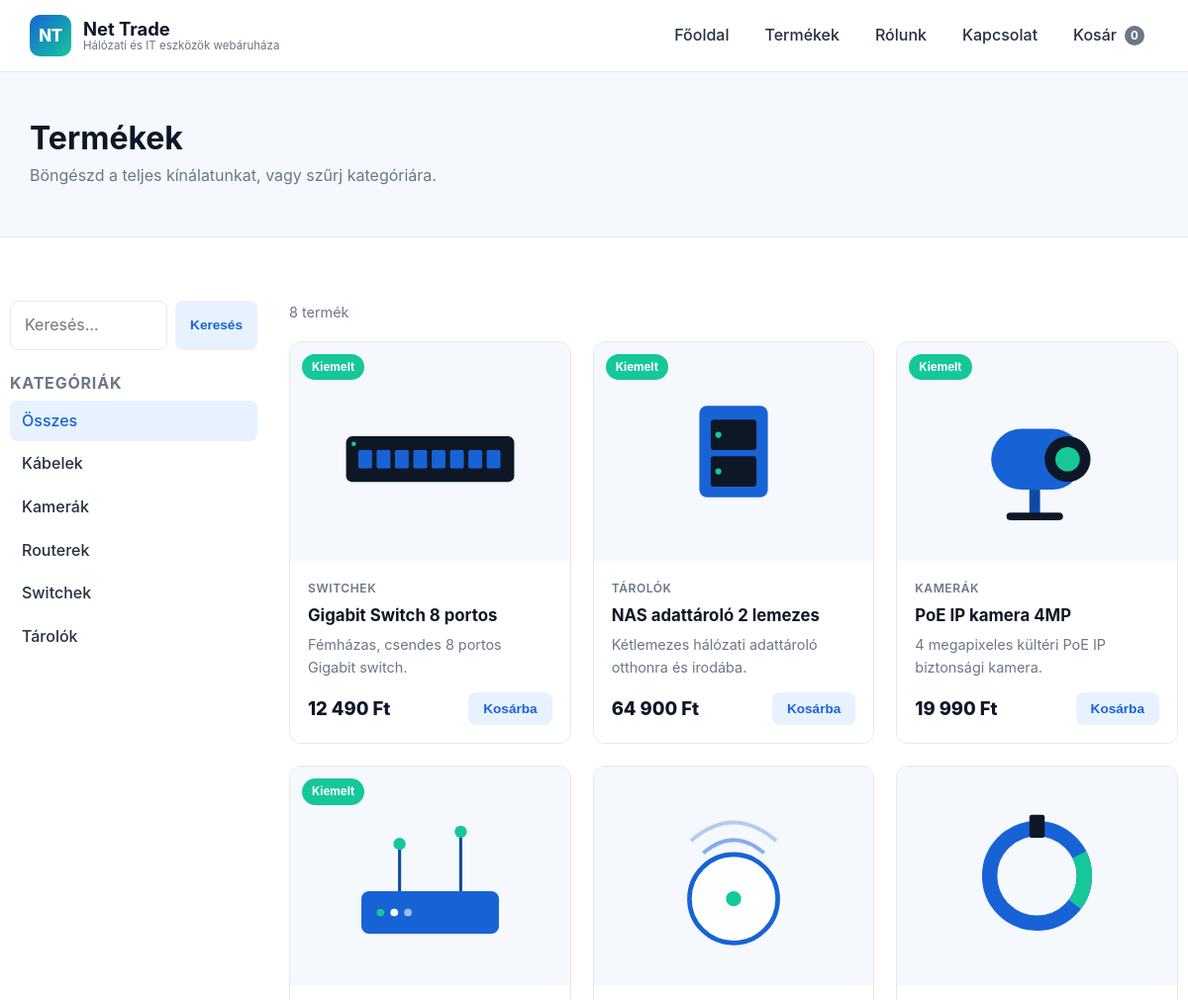
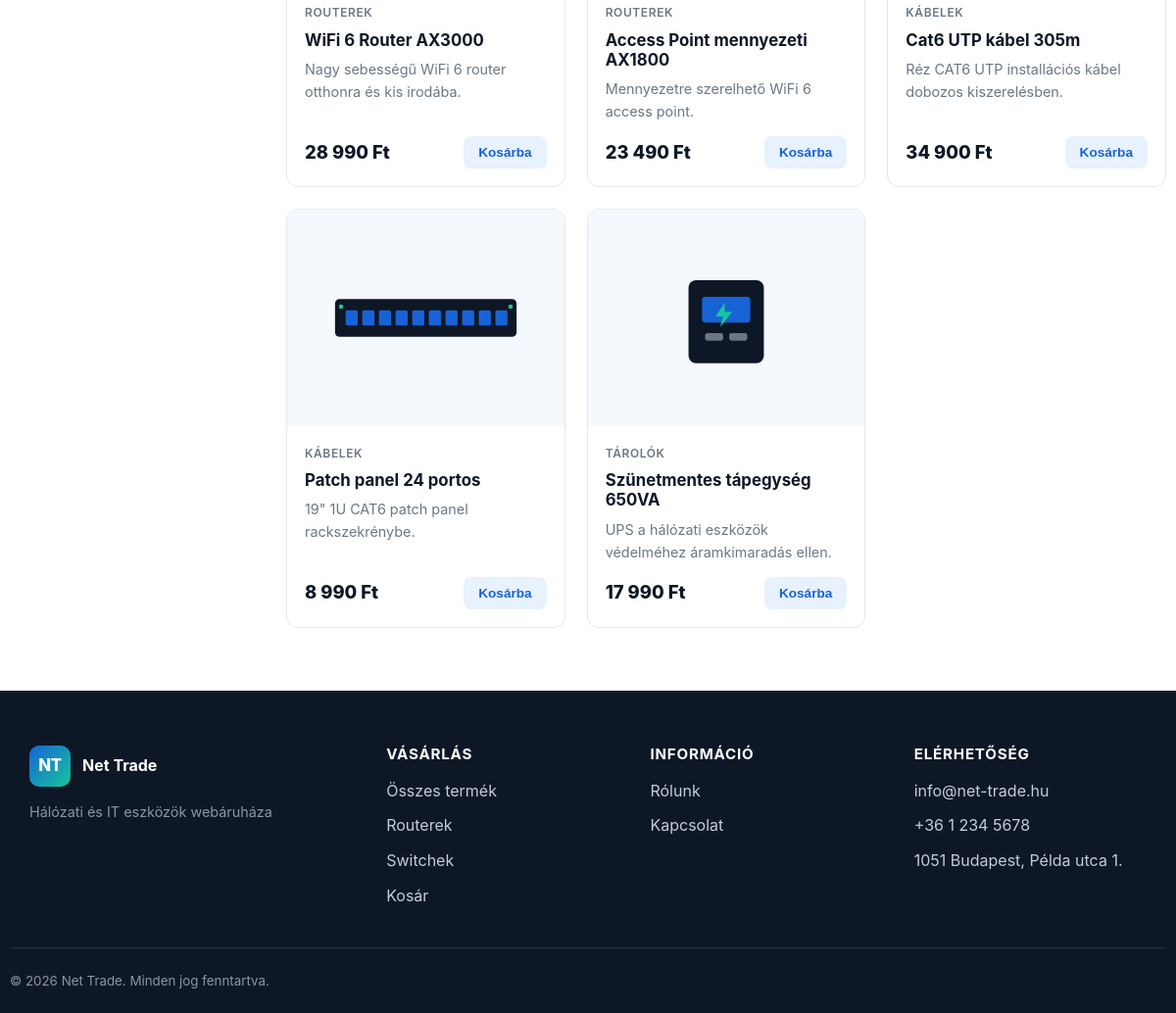
Screenshot of /termekek with the database file from the repository (2 pictures, top to bottom).
### tables this page shows
CREATE TABLE IF NOT EXISTS categories (
    id    INT AUTO_INCREMENT PRIMARY KEY,
    slug  VARCHAR(80) NOT NULL UNIQUE,
    name  VARCHAR(120) NOT NULL,
    icon  VARCHAR(40) DEFAULT NULL
);

CREATE TABLE IF NOT EXISTS products (
    id          INT AUTO_INCREMENT PRIMARY KEY,
    category_id INT DEFAULT NULL,
    slug        VARCHAR(140) NOT NULL UNIQUE,
    name        VARCHAR(200) NOT NULL,
    short       VARCHAR(300) DEFAULT NULL,
    description TEXT,
    price       DECIMAL(10,2) NOT NULL DEFAULT 0,
    image       VARCHAR(140) DEFAULT 'placeholder.svg',
    stock       INT NOT NULL DEFAULT 0,
    featured    TINYINT(1) NOT NULL DEFAULT 0,
    active      TINYINT(1) NOT NULL DEFAULT 1,
    created_at  TIMESTAMP DEFAULT CURRENT_TIMESTAMP,
    CONSTRAINT fk_products_category FOREIGN KEY (category_id)
        REFERENCES categories (id) ON DELETE SET NULL
);

### app/Models/Product.php (called while the page is built, shortened)
<?php
final class Product
{
    public static function all(?string $categorySlug = null, ?string $search = null): array
    {
        $pdo = Database::getConnection();
        $sql = 'SELECT p.*, c.slug AS category_slug, c.name AS category_name
                FROM products p
                LEFT JOIN categories c ON c.id = p.category_id
                WHERE p.active = 1';
        $params = [];
        $sql .= ' ORDER BY p.featured DESC, p.name ASC';
        $stmt = $pdo->prepare($sql);
        $stmt->execute($params);
        return $stmt->fetchAll();
    }
}

### public/index.php (called while the page is built, shortened)
<?php
spl_autoload_register(static function (string $class): void {
    $prefix = 'App\\';
    $relative = substr($class, strlen($prefix));
    $file = dirname(__DIR__) . '/app/' . str_replace('\\', '/', $relative) . '.php';
});
$config = require dirname(__DIR__) . '/config/config.php';
$router = new Router();
$router->get('/', static function (): string {
    return View::render('home', [
        'title'      => null,
        'categories' => Category::all(),
        'featured'   => Product::featured(),
    ]);
});
$router->get('/termekek', static function (): string {
    $cat = isset($_GET['kategoria']) ? (string) $_GET['kategoria'] : null;
    $q   = isset($_GET['kereses']) ? trim((string) $_GET['kereses']) : null;
    return View::render('products/index', [
        'title'      => 'Termékek',
        'categories' => Category::all(),
        'products'   => Product::all($cat, $q),
        'activeCat'  => $cat,
        'search'     => $q,
    ]);
});
$router->get('/termek/{slug}', static function (array $params): string {
    $product = Product::findBySlug($params['slug']);
    if ($product === null) {
        http_response_code(404);
        return View::render('errors/404', ['title' => 'A termék nem található']);
    }
    return View::render('products/show', [
        'title'   => $product['name'],
        'product' => $product,
    ]);
});
$router->get('/kosar', static function (): string {
    return View::render('cart/index', [
        'title' => 'Kosár',
        'cart'  => Cart::detailed(),
    ]);
});
$router->post('/kosar/hozzaad', static function (): string {
    $id  = (int) ($_POST['product_id'] ?? 0);
    $qty = (int) ($_POST['qty'] ?? 1);
    if ($id > 0) {
        Cart::add($id, $qty);
    }
    redirect('/kosar');
    return '';
});
$router->post('/kosar/frissit', static function (): string {
    foreach (($_POST['qty'] ?? []) as $id => $qty) {
        Cart::update((int) $id, (int) $qty);
    }
    redirect('/kosar');
    return '';
});
$router->post('/kosar/torol', static function (): string {
    Cart::remove((int) ($_POST['product_id'] ?? 0));
    redirect('/kosar');
    return '';
});
$router->get('/penztar', static function (): string {
    return View::render('cart/checkout', [
        'title' => 'Pénztár',
        'cart'  => Cart::detailed(),
    ]);
});
$router->post('/penztar', static function (): string {
    $cart = Cart::detailed();
    if (empty($cart['lines'])) {
        redirect('/kosar');
        return '';
    }
    Cart::clear();
    return View::render('cart/success', [
        'title' => 'Sikeres rendelés',
        'name'  => trim((string) ($_POST['name'] ?? '')),
    ]);
});
$router->get('/kapcsolat', static function (): string {
    return View::render('contact', ['title' => 'Kapcsolat']);
});
$router->post('/kapcsolat', static function (): string {
    return View::render('contact', [
        'title' => 'Kapcsolat',
        'sent'  => true,
        'name'  => trim((string) ($_POST['name'] ?? '')),
    ]);
});
$router->get('/rolunk', static function (): string {
    return View::render('about', ['title' => 'Rólunk']);
});
$router->dispatch($_SERVER['REQUEST_METHOD'], $_SERVER['REQUEST_URI']);

### config/config.php (called while the page is built)
<?php
return [
    'app' => [
        'name'     => getenv('APP_NAME') ?: 'Net Trade',
        'tagline'  => 'Hálózati és IT eszközök webáruháza',
        'url'      => getenv('APP_URL') ?: 'http://localhost:8000',
        'env'      => getenv('APP_ENV') ?: 'local',
        'debug'    => filter_var(getenv('APP_DEBUG') ?: 'true', FILTER_VALIDATE_BOOL),
        'currency' => 'Ft',
    ],
    'contact' => [
        'email'   => 'info@net-trade.hu',
        'phone'   => '+36 1 234 5678',
        'address' => '1051 Budapest, Példa utca 1.',
    ],
    'database' => [
        'driver'   => getenv('DB_DRIVER') ?: 'mysql',
        'host'     => getenv('DB_HOST') ?: '127.0.0.1',
        'port'     => getenv('DB_PORT') ?: '3306',
        'name'     => getenv('DB_NAME') ?: 'net_trade',
        'user'     => getenv('DB_USER') ?: 'root',
        'password' => getenv('DB_PASSWORD') ?: '',
        'charset'  => 'utf8mb4',
    ],
];

### app/Core/View.php (called while the page is built, shortened)
<?php
final class View
{
    public static function render(string $template, array $data = [], string $layout = 'main'): string
    {
        $config = require dirname(__DIR__, 2) . '/config/config.php';
        $data['config'] = $config;
        $content = self::capture("Views/{$template}", $data);
        $data['content'] = $content;
        return self::capture("Views/layouts/{$layout}", $data);
    }
    private static function capture(string $path, array $data): string
    {
        $file = dirname(__DIR__) . '/' . $path . '.php';
        extract($data, EXTR_SKIP);
        include $file;
        return (string) ob_get_clean();
    }
    public static function e(?string $value): string
    {
        return htmlspecialchars($value ?? '', ENT_QUOTES | ENT_SUBSTITUTE, 'UTF-8');
    }
    public static function price(float|int $amount, string $currency = 'Ft'): string
    {
        return number_format((float) $amount, 0, ',', ' ') . ' ' . $currency;
    }
}

### app/Models/Category.php (called while the page is built, shortened)
<?php
final class Category
{
    public static function all(): array
    {
        $pdo = Database::getConnection();
        $stmt = $pdo->query('SELECT * FROM categories ORDER BY name ASC');
        return $stmt ? $stmt->fetchAll() : self::demo();
    }
}

### app/Core/Cart.php (called while the page is built, shortened)
<?php
final class Cart
{
    public static function items(): array
    {
        return $_SESSION[self::KEY] ?? [];
    }
    public static function count(): int
    {
        return array_sum(self::items());
    }
}

### app/Views/partials/product-card.php (the view, shortened to what this page needs)
<?php
$currency = $config['app']['currency'];
?>
<article class="product-card">
    <a href="/termek/<?= View::e($product['slug']) ?>" class="product-card__media">
        <img src="/assets/img/products/<?= View::e($product['image'] ?? 'placeholder.svg') ?>"
             alt="<?= View::e($product['name']) ?>" loading="lazy" width="320" height="220">
        <?php if (!empty($product['featured'])): ?>
            <span class="badge badge--featured">Kiemelt</span>
        <?php endif; ?>
    </a>
    <div class="product-card__body">
        <span class="product-card__cat"><?= View::e($product['category_name'] ?? '') ?></span>
        <h3 class="product-card__title">
            <a href="/termek/<?= View::e($product['slug']) ?>"><?= View::e($product['name']) ?></a>
        </h3>
        <p class="product-card__desc"><?= View::e($product['short'] ?? $product['description'] ?? '') ?></p>
        <div class="product-card__foot">
            <span class="price"><?= View::price((float) $product['price'], $currency) ?></span>
            <form method="post" action="/kosar/hozzaad">
                <button type="submit" class="btn btn--small">Kosárba</button>
            </form>
        </div>
    </div>
</article>

### app/Core/Router.php (shortened to what this page needs)
<?php
final class Router
{
    private array $routes = ['GET' => [], 'POST' => []];
    public function get(string $pattern, callable $handler): void
    {
        $this->routes['GET'][$pattern] = $handler;
    }
    public function post(string $pattern, callable $handler): void
    {
        $this->routes['POST'][$pattern] = $handler;
    }
    public function dispatch(string $method, string $uri): void
    {
        $path = '/' . trim(parse_url($uri, PHP_URL_PATH) ?? '/', '/');
        $path = $path === '//' ? '/' : $path;
        foreach ($this->routes[$method] ?? [] as $pattern => $handler) {
            $regex = '#^' . preg_replace('#\{([a-z_]+)\}#', '(?P<$1>[^/]+)', $pattern) . '$#';
            if (preg_match($regex, $path, $matches)) {
                $params = array_filter($matches, 'is_string', ARRAY_FILTER_USE_KEY);
                echo $handler($params);
                return;
            }
        }
    }
}

### app/Views/products/index.php (shortened to what this page needs)
<section class="page-head">
    <div class="container">
        <h1>Termékek</h1>
        <p>Böngészd a teljes kínálatunkat, vagy szűrj kategóriára.</p>
    </div>
</section>
<section class="section container">
    <div class="shop-layout">
        <aside class="shop-sidebar">
            <form method="get" action="/termekek" class="search-form" role="search">
                <input type="search" name="kereses" placeholder="Keresés…"
                       value="<?= View::e($search ?? '') ?>" aria-label="Keresés">
                <button type="submit" class="btn btn--small">Keresés</button>
            </form>
            <h2 class="sidebar-title">Kategóriák</h2>
            <ul class="filter-list">
                <li><a href="/termekek" class="<?= $activeCat ? '' : 'is-active' ?>">Összes</a></li>
                <?php foreach ($categories as $cat): ?>
                    <li>
                        <a href="/termekek?kategoria=<?= View::e($cat['slug']) ?>"
                           class="<?= $activeCat === $cat['slug'] ? 'is-active' : '' ?>">
                            <?= View::e($cat['name']) ?>
                        </a>
                    </li>
                <?php endforeach; ?>
            </ul>
        </aside>
        <div class="shop-main">
            <p class="result-count"><?= count($products) ?> termék</p>
            <?php if (empty($products)): ?>
                <div class="empty-state">
                    <p>Nincs a keresésnek megfelelő termék.</p>
                    <a href="/termekek" class="btn btn--ghost">Szűrők törlése</a>
                </div>
            <?php else: ?>
                <div class="product-grid">
                    <?php foreach ($products as $product): ?>
                        <?php include dirname(__DIR__) . '/partials/product-card.php'; ?>
                    <?php endforeach; ?>
                </div>
            <?php endif; ?>
        </div>
    </div>
</section>

### public/assets/css/style.css (style rules this page uses)
:root { --c-primary: #1763d6; --c-primary-dark: #0f4aa3; --c-primary-light: #e8f1fe; --c-accent: #16c79a; --c-dark: #0e1726; --c-text: #25303f; --c-muted: #6b7785; --c-border: #e4e8ee; --c-bg: #ffffff; --c-bg-alt: #f5f8fc; --c-danger: #e0405a; --radius: 12px; --radius-sm: 8px; --shadow-sm: 0 1px 3px rgba(14, 23, 38, .08); --shadow: 0 8px 24px rgba(14, 23, 38, .10); --shadow-lg: 0 16px 48px rgba(14, 23, 38, .14); --container: 1180px; --font: -apple-system, BlinkMacSystemFont, "Segoe UI", Roboto, "Helvetica Neue", Arial, sans-serif; }
* { box-sizing: border-box; }
html { scroll-behavior: smooth; }
body { margin: 0; font-family: var(--font); color: var(--c-text); background: var(--c-bg); line-height: 1.6; -webkit-font-smoothing: antialiased; }
img { max-width: 100%; height: auto; display: block; }
a { color: var(--c-primary); text-decoration: none; }
h1, h2, h3, h4 { line-height: 1.2; color: var(--c-dark); margin: 0 0 .5em; }
.container { width: 100%; max-width: var(--container); margin: 0 auto; padding: 0 20px; }
.section { padding: 64px 0; }
.btn { display: inline-flex; align-items: center; justify-content: center; gap: 8px; padding: 12px 22px; border-radius: var(--radius-sm); font-weight: 600; font-size: .95rem; border: 1px solid transparent; cursor: pointer; transition: all .15s ease; text-align: center; background: var(--c-primary-light); color: var(--c-primary); }
.btn--small { padding: 8px 14px; font-size: .85rem; }
.product-grid { display: grid; grid-template-columns: repeat(auto-fill, minmax(240px, 1fr)); gap: 22px; }
.product-card { display: flex; flex-direction: column; background: #fff; border: 1px solid var(--c-border); border-radius: var(--radius); overflow: hidden; transition: transform .15s ease, box-shadow .15s ease; }
.product-card__media { position: relative; display: block; background: var(--c-bg-alt); aspect-ratio: 4 / 3; }
.product-card__media img { width: 100%; height: 100%; object-fit: contain; padding: 18px; }
.badge { position: absolute; top: 12px; left: 12px; padding: 4px 10px; border-radius: 999px; font-size: .72rem; font-weight: 700; background: var(--c-accent); color: #fff; }
.product-card__body { display: flex; flex-direction: column; gap: 8px; padding: 18px; flex: 1; }
.product-card__cat { font-size: .75rem; text-transform: uppercase; letter-spacing: .05em; color: var(--c-muted); font-weight: 600; }
.product-card__title { font-size: 1.05rem; margin: 0; }
.product-card__title a { color: var(--c-dark); }
.product-card__desc { font-size: .9rem; color: var(--c-muted); margin: 0; flex: 1; }
.product-card__foot { display: flex; align-items: center; justify-content: space-between; gap: 12px; margin-top: 6px; }
.price { font-weight: 800; font-size: 1.15rem; color: var(--c-dark); }
.page-head { background: var(--c-bg-alt); padding: 48px 0; border-bottom: 1px solid var(--c-border); }
.page-head h1 { font-size: 2rem; margin-bottom: 6px; }
.page-head p { margin: 0; color: var(--c-muted); }
.shop-layout { display: grid; grid-template-columns: 250px 1fr; gap: 32px; align-items: start; }
.shop-sidebar { position: sticky; top: 92px; }
.search-form { display: flex; gap: 8px; margin-bottom: 24px; }
.search-form input { flex: 1; min-width: 0; }
.sidebar-title { font-size: 1rem; text-transform: uppercase; letter-spacing: .05em; color: var(--c-muted); }
.filter-list { list-style: none; padding: 0; margin: 0; display: flex; flex-direction: column; gap: 2px; }
.filter-list a { display: block; padding: 8px 12px; border-radius: var(--radius-sm); color: var(--c-text); font-weight: 500; }
.filter-list a:hover, .filter-list a.is-active { background: var(--c-primary-light); color: var(--c-primary); }
.result-count { color: var(--c-muted); margin: 0 0 18px; font-size: .9rem; }
input, textarea, select { width: 100%; padding: 11px 14px; border: 1px solid var(--c-border); border-radius: var(--radius-sm); font: inherit; color: var(--c-text); background: #fff; }

### rows the page displays
categories: name "Kábelek"
categories: name "Kamerák"
categories: name "Routerek"
categories: name "Switchek"
categories: name "Tárolók"
products: image (picture), featured "Kiemelt", category.name "SWITCHEK", name "Gigabit Switch 8 portos", short "Fémházas, csendes 8 portos Gigabit switch.", price "12 490 Ft"
products: image (picture), featured "Kiemelt", category.name "TÁROLÓK", name "NAS adattároló 2 lemezes", short "Kétlemezes hálózati adattároló otthonra és irodába.", price "64 900 Ft"
products: image (picture), featured "Kiemelt", category.name "KAMERÁK", name "PoE IP kamera 4MP", short "4 megapixeles kültéri PoE IP biztonsági kamera.", price "19 990 Ft"
products: image (picture), featured "Kiemelt", category.name "ROUTEREK", name "WiFi 6 Router AX3000", short "Nagy sebességű WiFi 6 router otthonra és kis irodába.", price "28 990 Ft"
products: image (picture), category.name "ROUTEREK", name "Access Point mennyezeti AX1800", short "Mennyezetre szerelhető WiFi 6 access point.", price "23 490 Ft"
products: image (picture), category.name "KÁBELEK", name "Cat6 UTP kábel 305m", short "Réz CAT6 UTP installációs kábel dobozos kiszerelésben.", price "34 900 Ft"
products: image (picture), category.name "KÁBELEK", name "Patch panel 24 portos", short "19\" 1U CAT6 patch panel rackszekrénybe.", price "8 990 Ft"
products: image (picture), category.name "TÁROLÓK", name "Szünetmentes tápegység 650VA", short "UPS a hálózati eszközök védelméhez áramkimaradás ellen.", price "17 990 Ft"
